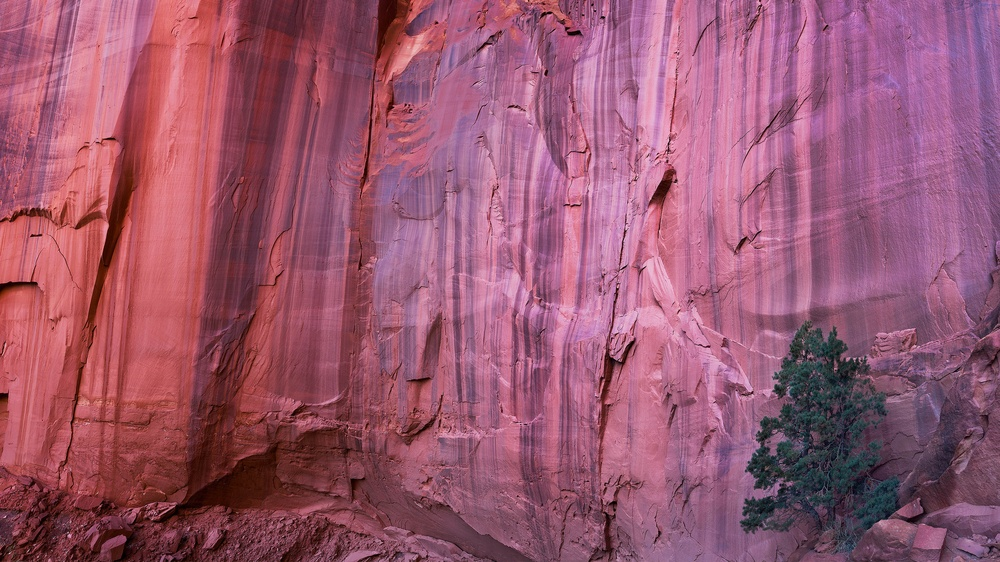
#> input picture abs.jpg, 1000 x 562 px, shrunk from 3840 x 2160 before the run, found by its file name
$ python face.py
#> lines starting #> are read from the running program, lines starting #| are printed output that depends on the picture
import cv2

# Load the Haar Cascade XML file for face detection
face_cascade = cv2.CascadeClassifier('haarcascade_frontalface_default.xml')

# Read the input image
image = cv2.imread('abs.jpg')
#> image is the input picture: shape (562, 1000, 3); mean B, G, R 110.7, 87.2, 153.5

# Convert the image to grayscale (Haar Cascades work on grayscale images)
gray = cv2.cvtColor(image, cv2.COLOR_BGR2GRAY)
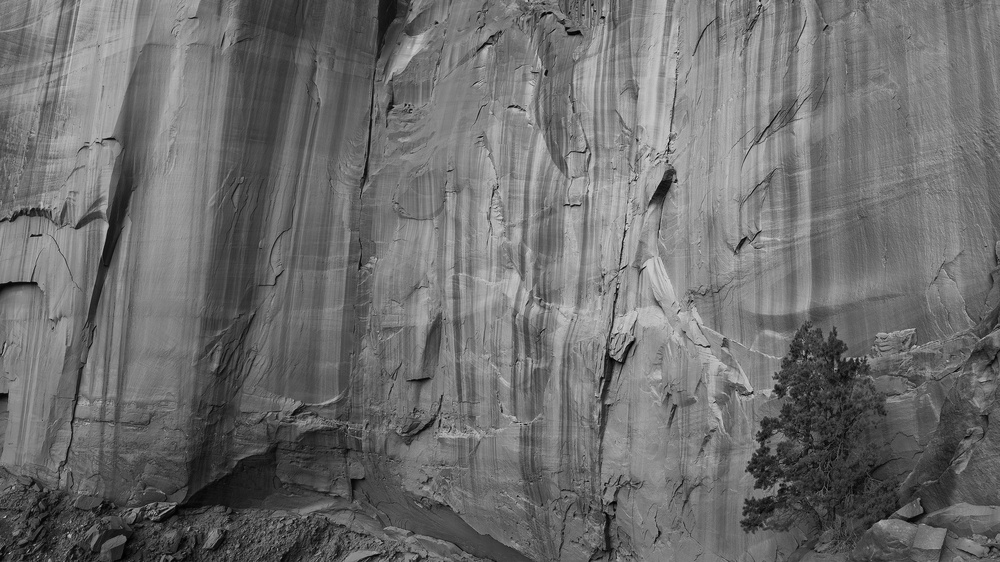
#> gray: shape (562, 1000); min 1, max 215, mean 109.7

# Detect faces in the image
faces = face_cascade.detectMultiScale(
    gray,
    scaleFactor=1.1,
    minNeighbors=5,
    minSize=(30, 30)
)
#> faces = ()

# Draw rectangles around the detected faces
for (x, y, w, h) in faces:
    cv2.rectangle(image, (x, y), (x + w, y + h), (255, 0, 0), 2)
#> this loop made 0 passes

# Display the output
cv2.imshow('Face Detection', image)

# Wait for a key press and close the window
cv2.waitKey(0)
cv2.destroyAllWindows()
